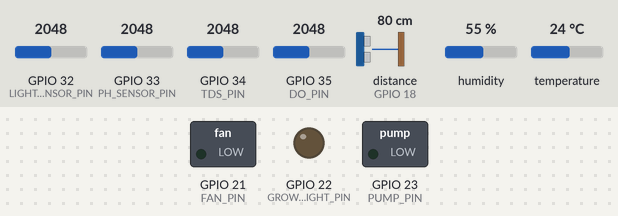
Recording of a sketch running on a simulated ESP32. On the bench: switched loads named in the sketch (green lamp = pin HIGH), output pins drawn as LEDs (lit = HIGH). Wiring (inferred from the names in the program): ultrasonic range finder: trigger GPIO 5; echo GPIO 18. The inputs (shaded band) are chosen by the test bench; at power-on: GPIO 32 (LIGHT_SENSOR_PIN) = 2048, distance to the obstacle (sensor on GPIO 18) 80 cm, temperature 24 °C, GPIO 33 (PH_SENSOR_PIN) = 2048, GPIO 34 (TDS_PIN) = 2048, GPIO 35 (DO_PIN) = 2048, humidity 55 %. The echo pulse lasts 58.3 µs per cm; WiFi joins after 1.5 s; servers stay silent unless stated; uploads are accepted with an empty reply; the local clock reads 2024-03-15 10:24:30 at power-on unless the sketch sets it; storage starts empty; pins used as bus, display or sensor lines are not drawn; what the sketch prints to the serial monitor is not drawn.

Above: at 3.2 s.
3.3 s: GPIO 32 (LIGHT_SENSOR_PIN) set to 1532
6.8 s: GPIO 32 (LIGHT_SENSOR_PIN) set to 1467
At 10.6 s:
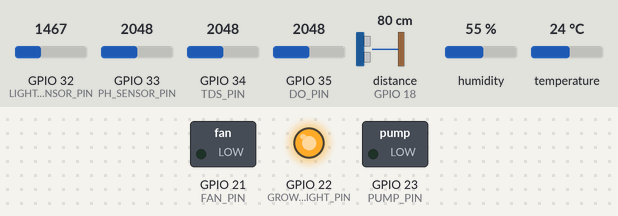
17.3 s: distance to the obstacle (sensor on GPIO 18) set to 12 cm
26.8 s: distance to the obstacle (sensor on GPIO 18) set to 9 cm
At 31.7 s:
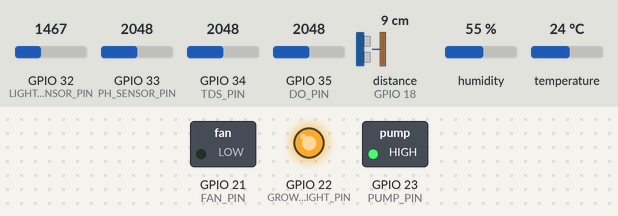
At 35.7 s:
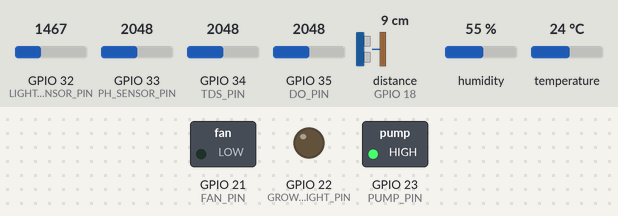
37.3 s: temperature set to 32.7 °C
46.8 s: temperature set to 33.8 °C
At 51.7 s:
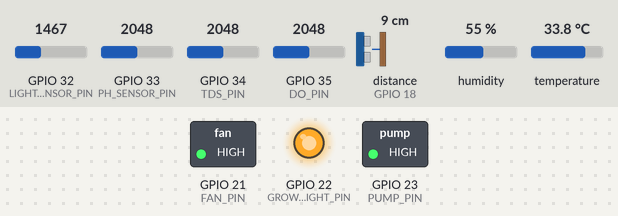
Timing chart, 0 to 57.3 s (numbered marks = the images above; inputs shaded):
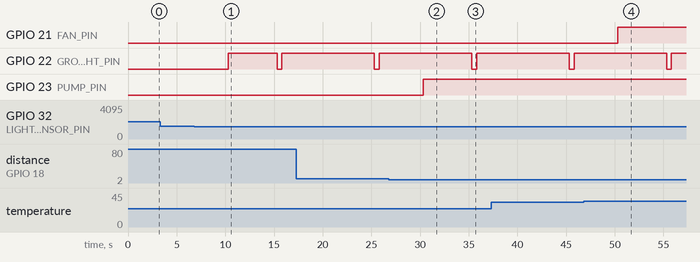

Measured:
- the behaviour switches between 1500 and 1499 on GPIO 32 (LIGHT_SENSOR_PIN) (found by bisection; images 0 and 1)
- the behaviour switches between 11 and 10 cm on distance to the obstacle (sensor on GPIO 18) (found by bisection; images 1 and 2)
- the behaviour switches between 33 and 33.1 °C on temperature (found by bisection; images 3 and 4)
- after the input at 3.3 s, every drawn part: stays the same
- after the input at 6.8 s, GPIO 22 (GROW_LIGHT_PIN): LOW → HIGH after 3.5 s, → LOW 5.0 s later, → HIGH 0.50 s later
- after the input at 26.8 s, GPIO 23 (PUMP_PIN): LOW → HIGH after 3.5 s
- after the input at 46.8 s, GPIO 21 (FAN_PIN): LOW → HIGH after 3.5 s

The sketch:

aquaponics.ino
```cpp
#include <WiFi.h>
#include <HTTPClient.h>
#include <ArduinoJson.h>
#include <DHT.h>
#include <time.h>
#include <AsyncTCP.h>
#include <ESPAsyncWebServer.h>
#include <SPIFFS.h>
#include "config.h"  // Include configuration file

// Wi-Fi Credentials (now from config.h)
const char* ssid = WIFI_SSID;
const char* password = WIFI_PASSWORD;

// NTP Configuration (now from config.h)
const char* ntpServer = NTP_SERVER;
const long  gmtOffset_sec = GMT_OFFSET_SEC;
const int   daylightOffset_sec = DAYLIGHT_OFFSET_SEC;

DHT dht(DHTPIN, DHTTYPE);
AsyncWebServer server(80);
AsyncWebSocket ws("/ws");

bool grow = false;  // Manual override for grow light
unsigned long lastReadTime = 0;
const unsigned long readInterval = READ_INTERVAL;

void connectToWiFi() {
  WiFi.begin(ssid, password);
  Serial.print("Connecting to Wi-Fi");
  while (WiFi.status() != WL_CONNECTED) {
    delay(1000);
    Serial.print(".");
  }
  Serial.println("\nConnected to Wi-Fi");
}

void onWsEvent(AsyncWebSocket * server, AsyncWebSocketClient * client, AwsEventType type, void * arg, uint8_t *data, size_t len) {
  if(type == WS_EVT_CONNECT) {
    Serial.println("WebSocket client connected");
    // Send current sensor data to newly connected client
    sendWebSocketData();
  } else if(type == WS_EVT_DISCONNECT) {
    Serial.println("WebSocket client disconnected");
  } else if(type == WS_EVT_DATA) {
    AwsFrameInfo * info = (AwsFrameInfo*)arg;
    if (info->final && info->index == 0 && info->len == len && info->opcode == WS_TEXT) {
      String message = String((char *)data);
      DynamicJsonDocument doc(200);
      deserializeJson(doc, message);

      // Handle WebSocket commands
      if (doc["action"] == "growLight") {
        grow = (doc["state"] == "on");
        Serial.println(grow ? "Grow light turned on" : "Grow light turned off");
        digitalWrite(GROW_LIGHT_PIN, grow ? HIGH : LOW);
      }
    }
  }
}

String getCurrentTime() {
  struct tm timeinfo;
  if (!getLocalTime(&timeinfo)) {
    return "2025-03-07T00:00:00"; // Fallback time
  }
  char timeString[25];
  strftime(timeString, sizeof(timeString), "%Y-%m-%dT%H:%M:%S", &timeinfo);
  return String(timeString);
}

float analogToVoltage(int analogValue) {
  return analogValue * (3.3 / 4095.0); // Convert ADC reading to voltage for ESP32
}

float readTDSSensor(float temperature) {
  // Get median reading from multiple samples
  const int NUM_SAMPLES = SENSOR_SAMPLES;
  int samples[NUM_SAMPLES];
  for (int i = 0; i < NUM_SAMPLES; i++) {
    samples[i] = analogRead(TDS_PIN);
    delay(10);
  }

  // Sort samples
  for (int i = 0; i < NUM_SAMPLES - 1; i++) {
    for (int j = i + 1; j < NUM_SAMPLES; j++) {
      if (samples[i] > samples[j]) {
        int temp = samples[i];
        samples[i] = samples[j];
        samples[j] = temp;
      }
    }
  }

  // Get median value
  int medianValue = samples[NUM_SAMPLES / 2];

  // Convert to voltage
  float voltage = analogToVoltage(medianValue);

  // Temperature compensation formula: fFinalResult(25^C) = fFinalResult(current)/(1.0+0.02*(fTP-25.0));
  float compensationCoefficient = 1.0 + 0.02 * (temperature - TDS_TEMP_COMPENSATION);
  float compensationVoltage = voltage / compensationCoefficient;

  // Convert voltage to TDS value
  float tdsValue = (133.42 * compensationVoltage * compensationVoltage * compensationVoltage -
                  255.86 * compensationVoltage * compensationVoltage +
                  857.39 * compensationVoltage) * TDS_K_VALUE;

  return tdsValue;
}

float readPHSensor() {
  // Get average reading from multiple samples
  const int NUM_SAMPLES = SENSOR_SAMPLES;
  float voltage_sum = 0;
  for (int i = 0; i < NUM_SAMPLES; i++) {
    voltage_sum += analogToVoltage(analogRead(PH_SENSOR_PIN));
    delay(10);
  }
  float voltage = voltage_sum / NUM_SAMPLES;

  // Convert voltage to pH value using linear interpolation
  float ph = 7.0 + ((PH_7_VOLTAGE - voltage) / PH_SLOPE) + PH_OFFSET;

  // Constrain pH value to valid range
  if (ph < 0) ph = 0;
  if (ph > 14) ph = 14;

  return ph;
}

void readDHTSensor(float &temperature, float &humidity) {
  temperature = dht.readTemperature();
  humidity = dht.readHumidity();
  if (isnan(temperature) || isnan(humidity)) {
    Serial.println("Failed to read from DHT sensor!");
    temperature = humidity = -1; // Error values
  }
}

float readWaterLevel() {
  digitalWrite(ULTRASONIC_TRIG_PIN, LOW);
  delayMicroseconds(2);
  digitalWrite(ULTRASONIC_TRIG_PIN, HIGH);
  delayMicroseconds(10);
  digitalWrite(ULTRASONIC_TRIG_PIN, LOW);
  long duration = pulseIn(ULTRASONIC_ECHO_PIN, HIGH, 30000); // Timeout to prevent hanging
  if (duration == 0) {
    Serial.println("Ultrasonic sensor timeout");
    return -1;
  }
  float level = duration * 0.034 / 2;
  level = TANK_HEIGHT_CM - level;  // Inverting the reading (closer = more water)
  level = map(level, 0, TANK_HEIGHT_CM, 0, 100);  // Convert to percentage

  // Constrain to valid range
  if (level < 0) level = 0;
  if (level > 100) level = 100;

  return level;
}

int readLight() {
  return analogRead(LIGHT_SENSOR_PIN);
}

float readDissolvedOxygen() {
  // Get average reading from multiple samples
  const int NUM_SAMPLES = SENSOR_SAMPLES;
  float voltage_sum = 0;
  for (int i = 0; i < NUM_SAMPLES; i++) {
    voltage_sum += analogToVoltage(analogRead(DO_PIN));
    delay(10);
  }
  return voltage_sum / NUM_SAMPLES;
}

void takeActions(float temperature, float water_level, int light_level) {
  // Fan control based on temperature
  digitalWrite(FAN_PIN, temperature > TEMP_THRESHOLD ? HIGH : LOW);
  Serial.println(temperature > TEMP_THRESHOLD ? "Fan is on" : "Fan is off");

  // Pump control based on water level
  digitalWrite(PUMP_PIN, water_level > WATER_LEVEL_THRESHOLD ? HIGH : LOW);
  Serial.println(water_level > WATER_LEVEL_THRESHOLD ? "Pump is on" : "Pump is off");

  // Grow light control based on ambient light or manual override
  static bool growLightOn = false;
  static unsigned long lastGrowLightCheck = 0;

  // Manual override has priority
  if (grow) {
    digitalWrite(GROW_LIGHT_PIN, HIGH);
    growLightOn = true;
    return;
  }

  // Automatic light control
  if (!growLightOn && light_level < LIGHT_THRESHOLD) {
    digitalWrite(GROW_LIGHT_PIN, HIGH);
    growLightOn = true;
    lastGrowLightCheck = millis();
    Serial.println("Grow light turned on");
  } else if (growLightOn && millis() - lastGrowLightCheck >= 5000) {
    // Turn off grow light and check ambient light
    digitalWrite(GROW_LIGHT_PIN, LOW);
    delay(500); // Wait for light sensor to stabilize
    int ambientLight = readLight();

    if (ambientLight < LIGHT_THRESHOLD) {
      digitalWrite(GROW_LIGHT_PIN, HIGH);
      Serial.println("Grow light remains on");
    } else {
      growLightOn = false;
      Serial.println("Grow light turned off");
    }

    lastGrowLightCheck = millis();
  }
}

void sendWebSocketData() {
  float temperature, humidity;
  readDHTSensor(temperature, humidity);
  float water_level = readWaterLevel();
  float tds_level = readTDSSensor(temperature);
  float dissolved_oxygen = readDissolvedOxygen();
  int light_level = readLight();
  float ph_level = readPHSensor();

  DynamicJsonDocument doc(1024);
  doc["temperature"] = temperature;
  doc["humidity"] = humidity;
  doc["waterLevel"] = water_level;
  doc["tds"] = tds_level;
  doc["dissolvedOxygen"] = dissolved_oxygen;
  doc["light"] = light_level;
  doc["ph"] = ph_level;
  doc["timestamp"] = getCurrentTime();

  String json;
  serializeJson(doc, json);
  ws.textAll(json);
}

void sendData() {
  if (WiFi.status() == WL_CONNECTED) {
    // Prepare data
    float temperature, humidity;
    readDHTSensor(temperature, humidity);
    float water_level = readWaterLevel();
    float tds_level = readTDSSensor(temperature);
    float dissolved_oxygen = readDissolvedOxygen();
    int light_level = readLight();
    float ph_level = readPHSensor();

    // Take automatic actions based on sensor readings
    takeActions(temperature, water_level, light_level);

    // Send data to API (now using config values)
    HTTPClient http;
    http.begin(String(API_BASE_URL) + String(API_ENDPOINT));
    http.addHeader("Content-Type", "application/json");

    StaticJsonDocument<256> jsonDoc;
    jsonDoc["timestamp"] = getCurrentTime();
    jsonDoc["temperature"] = temperature;
    jsonDoc["humidity"] = humidity;
    jsonDoc["water_level"] = water_level;
    jsonDoc["tds_level"] = tds_level;
    jsonDoc["dissolved_oxygen"] = dissolved_oxygen;
    jsonDoc["light_level"] = light_level;
    jsonDoc["ph_level"] = ph_level;

    String jsonString;
    serializeJson(jsonDoc, jsonString);

    Serial.println("Sending data to server:");
    Serial.println(jsonString);

    int httpResponseCode = http.POST(jsonString);
    if (httpResponseCode > 0) {
      Serial.println("✅ Data sent successfully!");
    } else {
      Serial.print("❌ Error sending data: ");
      Serial.println(httpResponseCode);
    }
    http.end();

    // Also send data to connected WebSocket clients
    sendWebSocketData();
  } else {
    Serial.println("❌ No WiFi connection. Skipping data transmission.");
    // Try to reconnect
    connectToWiFi();
  }
}

void setup() {
  Serial.begin(115200);
  Serial.println("Starting Aquaponic System...");

  // Initialize pins
  pinMode(ULTRASONIC_TRIG_PIN, OUTPUT);
  pinMode(ULTRASONIC_ECHO_PIN, INPUT);
  pinMode(GROW_LIGHT_PIN, OUTPUT);
  pinMode(PUMP_PIN, OUTPUT);
  pinMode(FAN_PIN, OUTPUT);

  // Set initial state for actuators
  digitalWrite(GROW_LIGHT_PIN, LOW);
  digitalWrite(PUMP_PIN, LOW);
  digitalWrite(FAN_PIN, LOW);

  // Initialize DHT sensor
  dht.begin();

  // Initialize SPIFFS for web files
  if (!SPIFFS.begin(true)) {
    Serial.println("An error has occurred while mounting SPIFFS");
  } else {
    Serial.println("SPIFFS mounted successfully");
  }

  // Connect to WiFi
  connectToWiFi();

  // Setup time
  configTime(gmtOffset_sec, daylightOffset_sec, ntpServer);

  // Setup WebSocket server
  ws.onEvent(onWsEvent);
  server.addHandler(&ws);

  // Setup web server routes
  server.on("/", HTTP_GET, [](AsyncWebServerRequest *request){
    request->send(SPIFFS, "/index.html", "text/html");
  });

  server.serveStatic("/", SPIFFS, "/");

  // Start server
  server.begin();
  Serial.println("Web server started");
}

void loop() {
  unsigned long currentTime = millis();

  if (currentTime - lastReadTime >= readInterval) {
    sendData(); // This also calls takeActions()
    lastReadTime = currentTime;
  }

  ws.cleanupClients(); // Clean up disconnected WebSocket clients
}
```

config_example.h
```cpp
#ifndef CONFIG_H
#define CONFIG_H


// CONFIGURATION TEMPLATE


// Wi-Fi Configuration
#define WIFI_SSID "YOUR_WIFI_SSID"
#define WIFI_PASSWORD "YOUR_WIFI_PASSWORD"

// API Configuration
#define API_BASE_URL "http://192.168.1.100:8000"
#define API_ENDPOINT "/api/sensors/manual"

// NTP Configuration
#define NTP_SERVER "pool.ntp.org"
#define GMT_OFFSET_SEC 14400  // UTC+4 (UAE time) - adjust for your timezone
#define DAYLIGHT_OFFSET_SEC 0

// Sensor Pin Definitions
#define DHTPIN 19
#define DHTTYPE DHT22
#define ULTRASONIC_TRIG_PIN 5
#define ULTRASONIC_ECHO_PIN 18
#define TDS_PIN 34
#define DO_PIN 35
#define LIGHT_SENSOR_PIN 32
#define PH_SENSOR_PIN 33

// Actuator Pin Definitions
#define GROW_LIGHT_PIN 22
#define PUMP_PIN 23
#define FAN_PIN 21

// Control Thresholds
#define TEMP_THRESHOLD 33.0       // Temperature threshold for fan (°C)
#define WATER_LEVEL_THRESHOLD 75  // Water level threshold for pump (%)
#define LIGHT_THRESHOLD 1500      // Light threshold for grow lights (analog value)

// Sensor Calibration Constants
#define TDS_VREF 3.3
#define TDS_TEMP_COMPENSATION 25.0
#define TDS_K_VALUE 1.0

#define PH_OFFSET 0.0      // pH calibration offset
#define PH_SLOPE 3.5       // pH sensor slope (calibrate with buffer solutions)
#define PH_4_VOLTAGE 3.0   // Voltage at pH 4 (needs calibration)
#define PH_7_VOLTAGE 2.5   // Voltage at pH 7 (needs calibration)

// Timing Configuration
#define READ_INTERVAL 5000  // Data reading interval in milliseconds
#define SENSOR_SAMPLES 10   // Number of samples for averaging/median filtering

// Physical Constants
#define TANK_HEIGHT_CM 45  // Total tank height in centimeters

#endif
```
